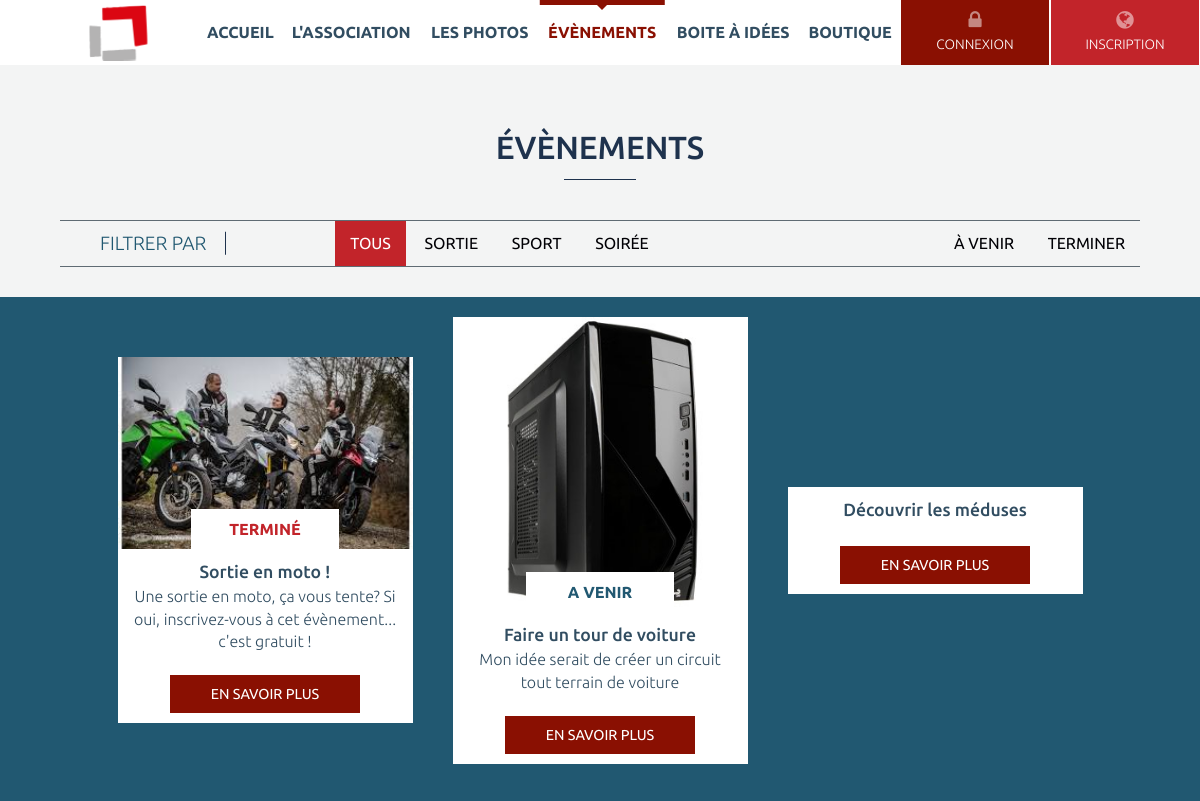
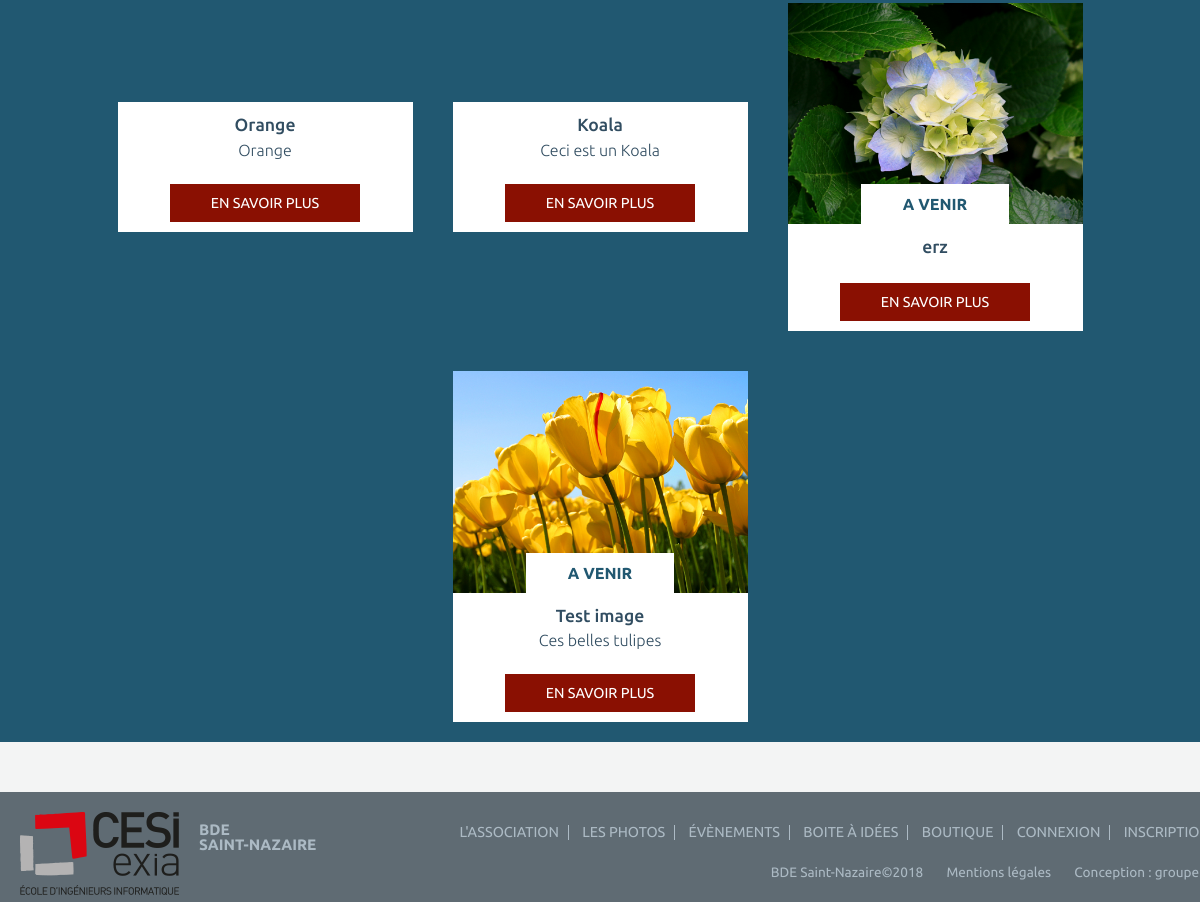
The app's page /event-list, older data (2 pictures, top to bottom).
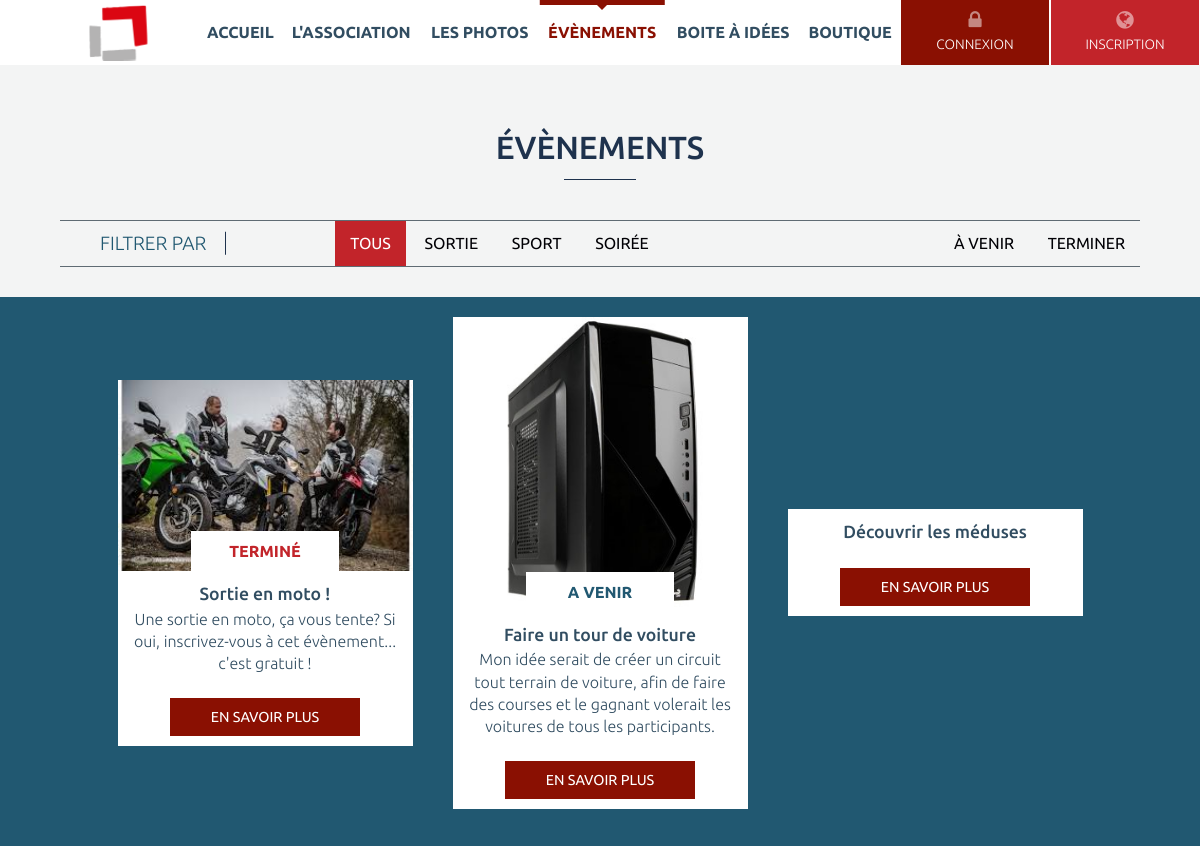
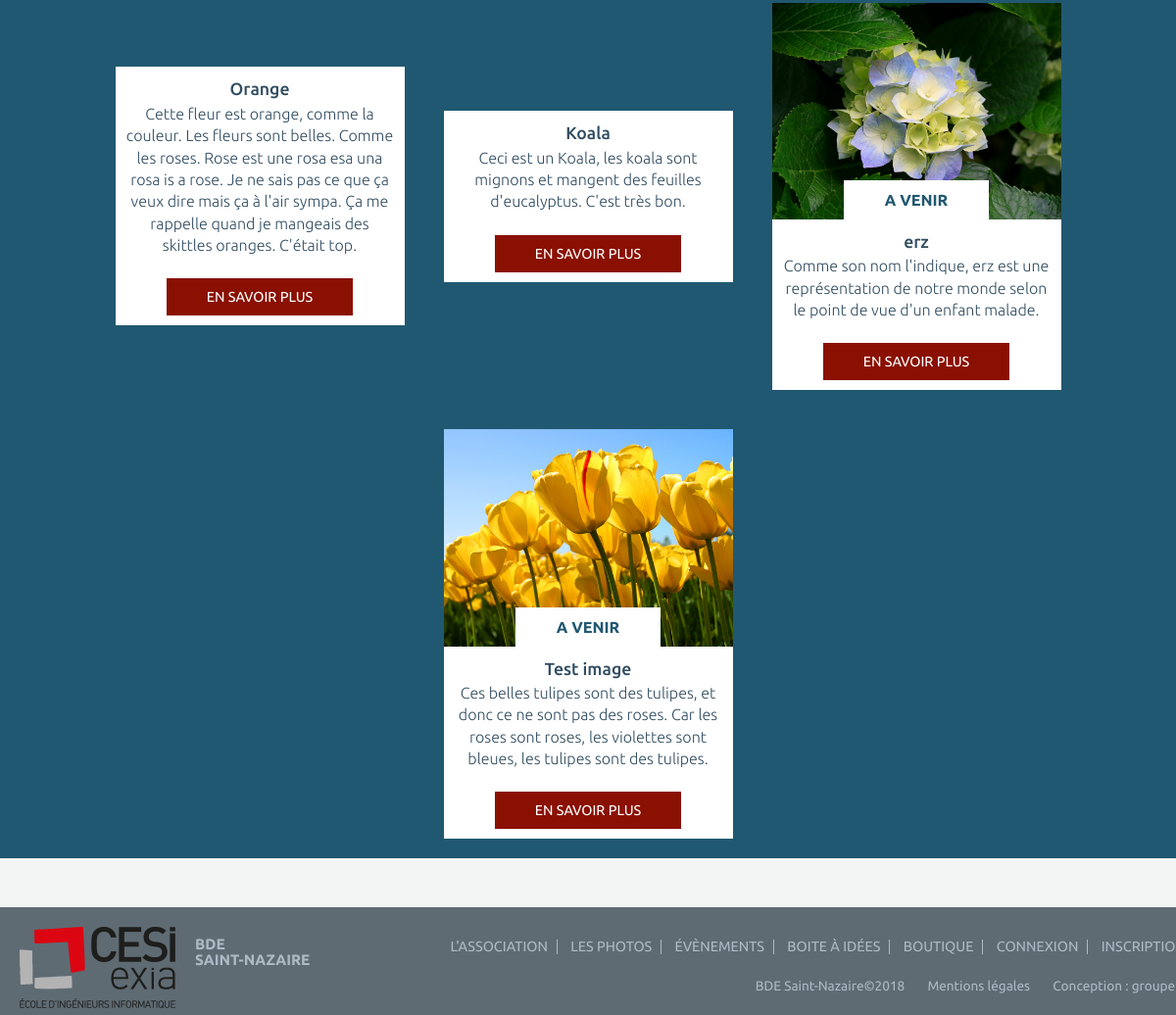
The same page, newer data (2 pictures, top to bottom).
### tables this page shows
CREATE TABLE `evenements` (
  `Id` int(11) NOT NULL,
  `Nom` varchar(50) NOT NULL,
  `Description` text NOT NULL,
  `Image` text NOT NULL,
  `Type` int(11) NOT NULL COMMENT '1 : sortie, 2 : sport, 3 : soirée, 4 : autres',
  `Date` date NOT NULL,
  `Statut` tinyint(4) NOT NULL DEFAULT '0' COMMENT '0 : à venir    1 : passé',
  `Visibilite` tinyint(4) NOT NULL DEFAULT '1' COMMENT '0 : invisible    1 : visible',
  `Inscrits` text NOT NULL
);

### include/common.php (called while the page is built, shortened)
<?php
$page = '';
function init() {
    load_content();
}
function get_base_path() {
    $base_path = str_replace('index.php', '', $_SERVER['PHP_SELF']);
    return $base_path;
}
function load_content() {
    global $page;
    $pages = array(
        'accueil' => array(
            'title' => "accueil",
            'file' => 'accueil.php',
        ),
        'bde' => array(
            'title' => "bde",
            'file' => 'bde.php',
        ),
        'box' => array(
            'title' => "box",
            'file' => 'box.php',
        ),
        'event-list' => array(
            'title' => "event-list",
            'file' => 'event-list.php',
        ),
        'event.php' => array(
            'title' => "event.php",
            'file' => 'event.php',
        ),
        'photos' => array(
            'title' => "photos",
            'file' => 'photos.php',
        ),
        'register' => array(
            'title' => "register",
            'file' => 'register.php',
        ),
        'notice' => array(
            'title' => "notice",
            'file' => 'notice.php',
        ),
        'terms' => array(
            'title' => "terms",
            'file' => 'terms.php',
        ),
        'boutique' => array(
            'title' => "boutique",
            'file' => 'boutique.php',
        ),
    );
    if (array_key_exists($page, $pages)) {
        include (TEMPLATE_PATH . $pages[$page]['file']);
    } else {
        header('Location:' . get_base_path() . 'accueil');
    }
}

### pages/event-list.php (the view, shortened to what this page needs)
<?php
$bdd = new PDO('mysql:host=localhost;dbname=projetweb;charset=utf8', 'root', '');
?>
<section id="event-list">
    <div class="inner">
        <h2 class="actu-title"> évènements</h2>
        <div id="filter">
            <div class="filter-title">Filtrer par</div>
            <div class="filter-form">
                <ul>
                    <li><a class="active" href="#" id="sortall">Tous</a></li>
                    <li><a href="#" id="sort1">Sortie</a></li>
                    <li><a href="#" id="sort2">Sport</a></li>
                    <li><a href="#" id="sort3">Soirée</a></li>
                </ul>
                <ul class="sort-time">
                    <li><a href="#" id="sort4">à venir</a></li>
                    <li><a href="#" id="sort5">Terminer</a></li>
                </ul>
            </div>
        </div>
        <div id="event-list-inner">
            <?php
            $reponse = $bdd->query('SELECT * FROM evenements ORDER BY Id DESC');
            while ($donnees = $reponse->fetch()) {
                ?>
                <div class="event-list-bloc <?php echo $donnees['Type']; ?>" statut="<?php echo $donnees['Statut']; ?>">
                    <div class="event-list-view">
                        <img src="img/local/events/<?php echo $donnees['Image']; ?> " alt="" />
                        <?php
                        if($donnees['Statut']==1) {
                            echo '<div class="topic" style="color:#C2242A;">Terminé</div>';
                        }
                        else {
                            echo "<div class='topic' style='color:#215871;'>A venir</div>";
                        } ?>
                    </div>
                    <div class="event-list-desc">
                        <h3><?php echo $donnees['Nom']; ?></h3>
                        <p><?php echo $donnees['Description']; ?></p>
                    </div>
                    <div class="event-fonctions">
                        <form method='post' action='event.php'>
                            <input class="more-info" type='submit' value="En savoir plus">
                        </form>
                    </div>
                </div>
                <?php
            }
            ?>
        </div>
    </div>
</section>

Row changes from the older to the newer data that the page shows:
changed evenements "Faire un tour de voiture": Description "Mon idée serait de créer un circuit tout terrain de voiture" → "Mon idée serait de créer un circuit tout terrain de voiture, afin de faire des courses et le gagnant volerait les voitures de tous les participants."
changed evenements "Orange": Description "Orange" → "Cette fleur est orange, comme la couleur. Les fleurs sont belles. Comme les roses. Rose est une rosa esa una rosa is a rose. Je ne sais pas ce que ça veux dire mais ça à l'air sympa. Ça me rappelle quand je mangeais des skittles oranges. C'était top."
changed evenements "Koala": Description "Ceci est un Koala" → "Ceci est un Koala, les koala sont mignons et mangent des feuilles d'eucalyptus. C'est très bon."
changed evenements "erz": Description (not shown) → "Comme son nom l'indique, erz est une représentation de notre monde selon le point de vue d'un enfant malade."
changed evenements "Test image": Description "Ces belles tulipes" → "Ces belles tulipes sont des tulipes, et donc ce ne sont pas des roses. Car les roses sont roses, les violettes sont bleues, les tulipes sont des tulipes."
